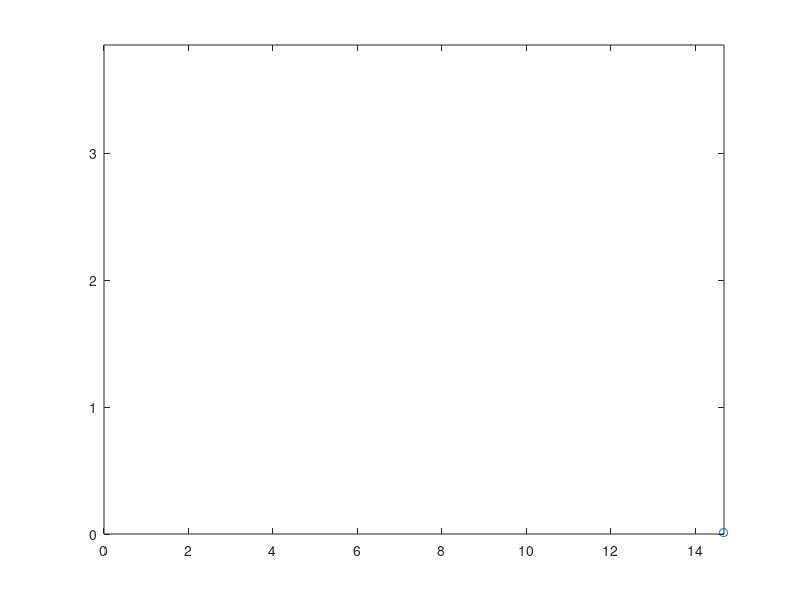

Here is the MATLAB script that generated this plot:
clear all;clc;
t=linspace(0,2,200);
theta=45*pi/180;
v0=12;
g=9.81;
x=v0*cos(theta)*t;
y=v0*sin(theta)*t-(0.5*g*t.^2);
xlim([0 (v0^2*sin(2*theta)/g)]);
ylim([0 (v0^2*(sin(theta))^2/(2*g))*1.05]);
i=1;
set(gca,'NextPlot','replaceChildren');
F = struct('cdata',[],'colormap',[]);
while i<length(t)
    plot(x(i),y(i),'o');
%     drawnow;
    i=i+1;
    F(i)=getframe;
    if y(i)<0
        break;
    end 
end
